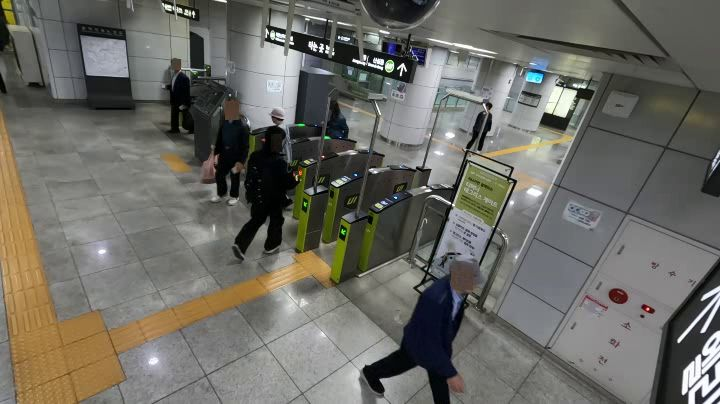
#> input picture 영상데이터/samples/sample_mid.jpg, 720 x 404 px, given in place of GX010193.MP4, which was not available
$ python trapezoid_homography.py
#> lines starting #> are read from the running program, lines starting #| are printed output that depends on the picture; after the words box and inside, x2 and y2 are one past the last pixel; in counts of white or black regions, pixels touching at a corner belong together; pictures that were not available may be replaced by others from this repository, and a replacement may not be noted
"""
좌하단 점자블록 매트릭스만 분리해서 진짜 사다리꼴 4 corner로 호모그래피.
사선 카메라 효과를 호모그래피가 자동 인식하도록.
매트릭스 = 0.9m × 0.6m (사용자 확인).
"""
import os, sys
try: sys.stdout.reconfigure(encoding="utf-8")
except Exception: pass
import cv2, numpy as np
import matplotlib
matplotlib.use("Agg")
import matplotlib.pyplot as plt
matplotlib.rcParams["font.family"] = "Malgun Gothic"
matplotlib.rcParams["axes.unicode_minus"] = False

VIDEO = r"C:\Users\aaron\tagless\개찰구 촬영 영상\1\GX010193.MP4"
DIR = r"C:\Users\aaron\tagless\영상데이터"
SCALE = 720.0/1920.0
MATRIX_W = 0.9
MATRIX_H = 0.6

# ─── 1. 1080p 노란 마스크 ───
cap = cv2.VideoCapture(VIDEO)
n_total = int(cap.get(cv2.CAP_PROP_FRAME_COUNT))
acc = None; cnt = 0
for idx in [30, n_total//4, n_total//2, 3*n_total//4, n_total-100]:
    cap.set(cv2.CAP_PROP_POS_FRAMES, idx); ok, f = cap.read()
    if not ok: continue
    hsv = cv2.cvtColor(f, cv2.COLOR_BGR2HSV)
    m = cv2.inRange(hsv, (15, 100, 100), (35, 255, 255))
    acc = m.astype(np.int32) if acc is None else acc + m.astype(np.int32)
    cnt += 1
#> this loop made 5 passes
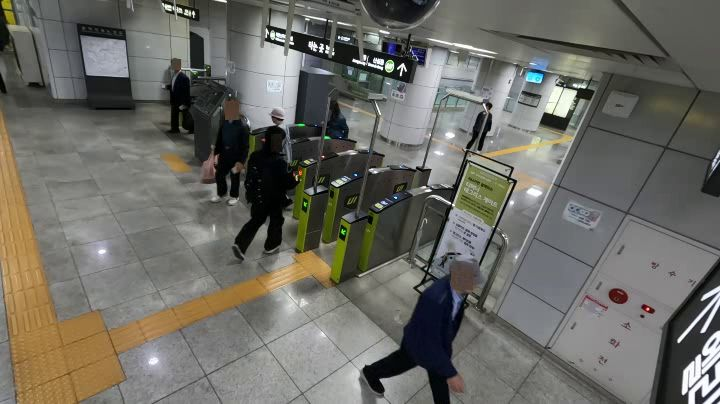
#> input picture 영상데이터/samples/sample_mid.jpg, 720 x 404 px, given in place of GX010193.MP4, which was not available
#> pass 1, `m = cv2.inRange(hsv, (15, 100, 100), (35, 255, 255))`:
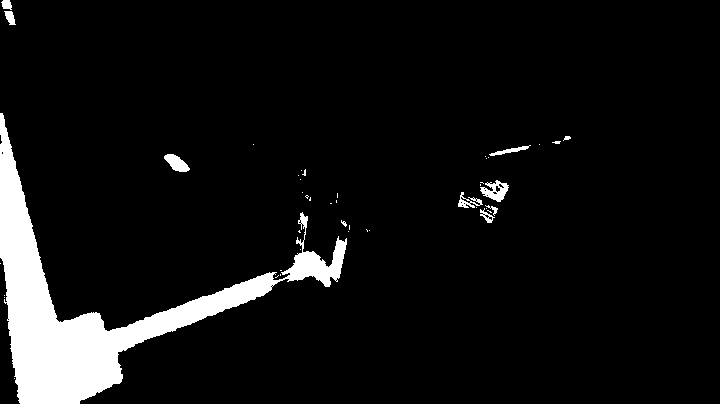
#> m: shape (404, 720); 7.1% white; 45 white regions (34 under 20 px), largest, box (x1, y1, x2, y2) and area: (0, 113, 347, 404) 19248, (480, 180, 509, 202) 332, (164, 154, 190, 172) 274
#> f is the input picture: shape (404, 720, 3); mean B, G, R 100, 106.9, 108
#> after the loop, cnt = 5
cap.set(cv2.CAP_PROP_POS_FRAMES, 30); ok, base = cap.read(); cap.release()
mask = (acc >= (cnt*255//2)).astype(np.uint8) * 255
mask[:600, :] = 0
#> mask: shape (404, 720); 7.09% of pixels changed, all inside (x1, y1, x2, y2) = (0, 0, 571, 404)
mask[:, 720:] = 0   # ROI 좌측 하단
k = cv2.getStructuringElement(cv2.MORPH_RECT, (7,7))
mask = cv2.morphologyEx(mask, cv2.MORPH_CLOSE, k, iterations=2)
mask = cv2.morphologyEx(mask, cv2.MORPH_OPEN, k, iterations=1)

# ─── 2. distance transform 으로 매트릭스(가장 두꺼운 영역) 중심 ───
dt = cv2.distanceTransform(mask, cv2.DIST_L2, 5)
#> dt: shape (404, 720) float32; every value is 0
max_val = dt.max()
#> max_val = 0
print(f"distance transform max: {max_val:.1f}px (= 매트릭스 절반 두께)")
#| distance transform max: 0.0px (= 매트릭스 절반 두께)
# threshold: max의 60% 이상인 픽셀 = 매트릭스 코어
core_thr = max_val * 0.55
#> core_thr = 0
core = (dt >= core_thr).astype(np.uint8) * 255
#> core: shape (404, 720); every value is 255

# core를 dilate해서 매트릭스 외곽까지 복원
core_dilated = cv2.dilate(core, k, iterations=int(max_val*0.8))
matrix_mask = cv2.bitwise_and(mask, core_dilated)

# core 컨투어 → 가장 큰 영역
contours, _ = cv2.findContours(matrix_mask, cv2.RETR_EXTERNAL, cv2.CHAIN_APPROX_SIMPLE)
#> contours = []
contours = sorted(contours, key=cv2.contourArea, reverse=True)
#> (the run stopped early here; a loop or call above may not have finished)

$ run again, on 영상데이터/samples/sample_q1.jpg
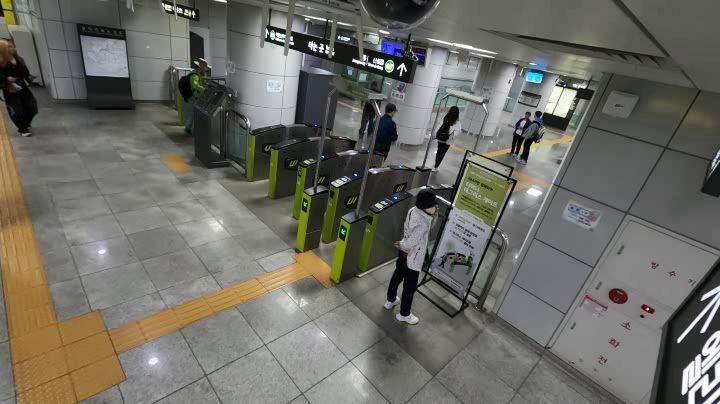
#> input picture 영상데이터/samples/sample_q1.jpg, 720 x 404 px, given in place of GX010193.MP4, which was not available
#> the loop `for idx in [30, n_total//4, n_total//2, 3*n_total//4, n_total-100]:` made 5 passes
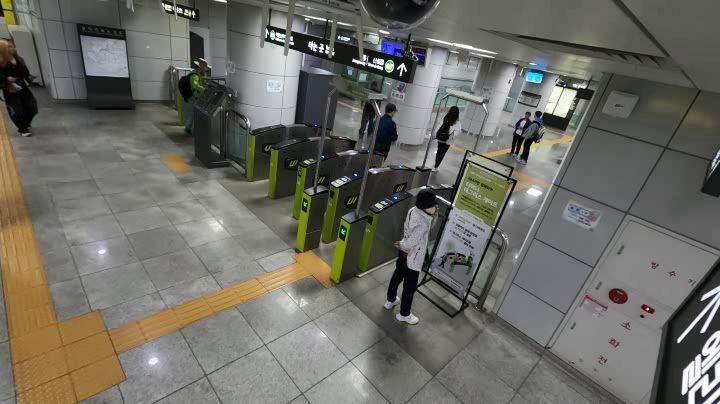
#> input picture 영상데이터/samples/sample_q1.jpg, 720 x 404 px, given in place of GX010193.MP4, which was not available
#> pass 1, `m = cv2.inRange(hsv, (15, 100, 100), (35, 255, 255))`:
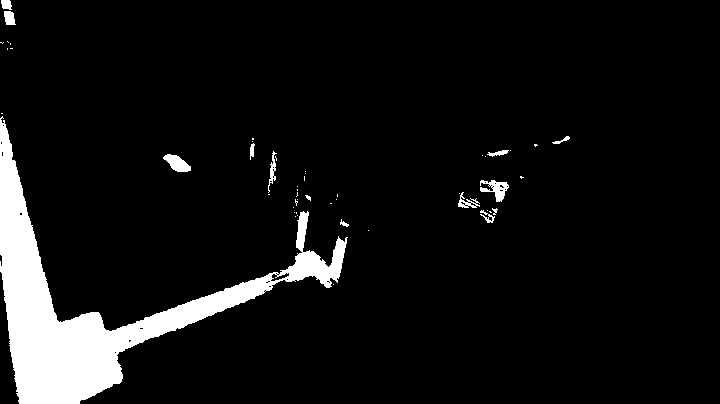
#> m: shape (404, 720); 7.2% white; 50 white regions (36 under 20 px), largest, box (x1, y1, x2, y2) and area: (0, 116, 348, 404) 19545, (480, 180, 509, 202) 311, (163, 154, 191, 172) 297
#> f is the input picture: shape (404, 720, 3); mean B, G, R 100.2, 107.9, 108.8
#> after the loop `for idx in [30, n_total//4, n_total//2, 3*n_total//4, n_total-100]:`: cnt = 5
#> mask: shape (404, 720); 7.24% of pixels changed, all inside (x1, y1, x2, y2) = (0, 0, 570, 404)
#> dt: shape (404, 720) float32; every value is 0
#> max_val = 0
#| distance transform max: 0.0px (= 매트릭스 절반 두께)
#> core: shape (404, 720); every value is 255
#> contours = []
